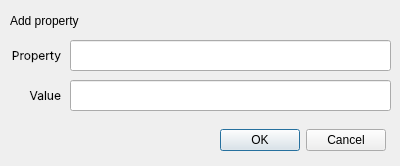
<?xml version="1.0" encoding="UTF-8"?>
<ui version="4.0">
 <class>Dialog</class>
 <widget class="QDialog" name="Dialog">
  <property name="geometry">
   <rect>
    <x>0</x>
    <y>0</y>
    <width>400</width>
    <height>166</height>
   </rect>
  </property>
  <property name="minimumSize">
   <size>
    <width>400</width>
    <height>166</height>
   </size>
  </property>
  <property name="maximumSize">
   <size>
    <width>400</width>
    <height>166</height>
   </size>
  </property>
  <property name="windowTitle">
   <string>Add Property</string>
  </property>
  <widget class="QLabel" name="label">
   <property name="geometry">
    <rect>
     <x>10</x>
     <y>10</y>
     <width>181</width>
     <height>21</height>
    </rect>
   </property>
   <property name="text">
    <string>Add property</string>
   </property>
  </widget>
  <widget class="QLabel" name="label_2">
   <property name="geometry">
    <rect>
     <x>0</x>
     <y>40</y>
     <width>61</width>
     <height>31</height>
    </rect>
   </property>
   <property name="font">
    <font>
     <family>Inter</family>
     <pointsize>9</pointsize>
    </font>
   </property>
   <property name="text">
    <string>Property</string>
   </property>
   <property name="alignment">
    <set>Qt::AlignRight|Qt::AlignTrailing|Qt::AlignVCenter</set>
   </property>
  </widget>
  <widget class="QLabel" name="label_3">
   <property name="geometry">
    <rect>
     <x>0</x>
     <y>80</y>
     <width>61</width>
     <height>31</height>
    </rect>
   </property>
   <property name="font">
    <font>
     <family>Inter</family>
     <pointsize>9</pointsize>
    </font>
   </property>
   <property name="text">
    <string>Value</string>
   </property>
   <property name="alignment">
    <set>Qt::AlignRight|Qt::AlignTrailing|Qt::AlignVCenter</set>
   </property>
  </widget>
  <widget class="QDialogButtonBox" name="buttonBox">
   <property name="geometry">
    <rect>
     <x>220</x>
     <y>120</y>
     <width>166</width>
     <height>41</height>
    </rect>
   </property>
   <property name="standardButtons">
    <set>QDialogButtonBox::Cancel|QDialogButtonBox::Ok</set>
   </property>
  </widget>
  <widget class="QLineEdit" name="propertyBox">
   <property name="geometry">
    <rect>
     <x>70</x>
     <y>40</y>
     <width>321</width>
     <height>31</height>
    </rect>
   </property>
  </widget>
  <widget class="QLineEdit" name="valueBox">
   <property name="geometry">
    <rect>
     <x>70</x>
     <y>80</y>
     <width>321</width>
     <height>31</height>
    </rect>
   </property>
  </widget>
 </widget>
 <resources/>
 <connections/>
</ui>
